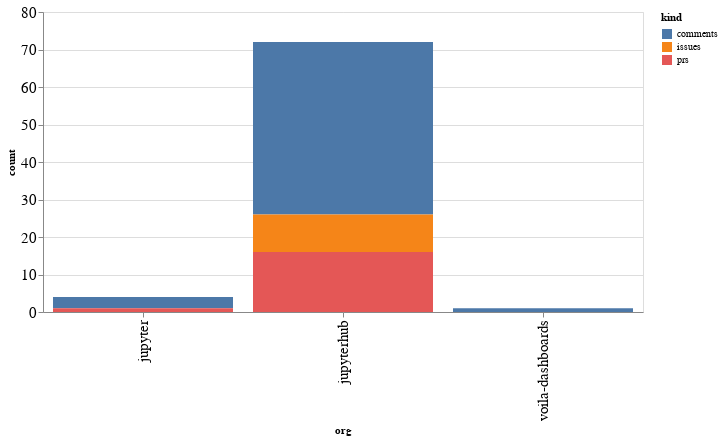

The notebook cell this image was saved under:
### Code cell
alt.Chart(org_summaries, width=600).mark_bar().encode(
    x='org',
    y='count',
    color='kind',
    tooltip="org"
)

### Figure 1 — Vega-Lite specification as saved in the notebook (floating-point values rounded to 4 significant figures)
{"config": {"axisLeft": {"labelFontSize": 15}, "axisBottom": {"labelFontSize": 15}}, "data": {"name": "data-c8b7e9bcc825bb9b32006685886a68a1"}, "mark": "bar", "encoding": {"color": {"type": "nominal", "field": "kind"}, "tooltip": {"type": "nominal", "field": "org"}, "x": {"type": "nominal", "field": "org"}, "y": {"type": "quantitative", "field": "count"}}, "width": 600, "$schema": "https://vega.github.io/schema/vega-lite/v4.8.1.json", "datasets": {"data-c8b7e9bcc825bb9b32006685886a68a1": [{"org": "jupyter", "kind": "comments", "count": 3}, {"org": "jupyter", "kind": "prs", "count": 1}, {"org": "jupyterhub", "kind": "comments", "count": 46}, {"org": "jupyterhub", "kind": "issues", "count": 10}, {"org": "jupyterhub", "kind": "prs", "count": 16}, {"org": "voila-dashboards", "kind": "comments", "count": 1}]}}
